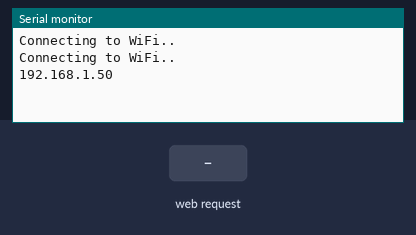
Simulated run of this sketch. Board: ESP32. Parts: the last lines printed to the serial monitor. Inputs (shaded band) come from the test bench. WiFi joins after 1.5 s; servers stay silent unless stated.

Above: at 3.2 s.
3.3 s: HTTP request GET /html?ssid=1&password=1 received
At 4.4 s:
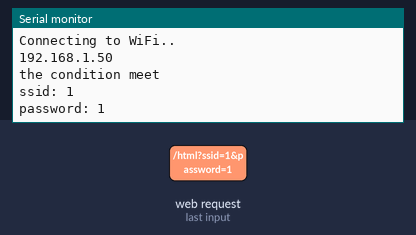
4.8 s: HTTP request GET /html?ssid=120&password=120 received
At 5.6 s:
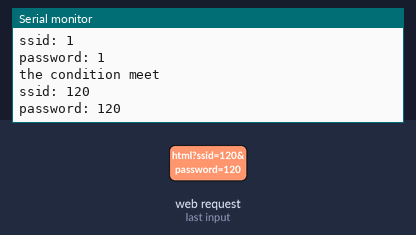

Measured:
- after the input at 3.3 s, the serial monitor: prints a new line at once (image 1)
- after the input at 4.8 s, the serial monitor: prints a new line at once (image 2)

The sketch:

ESP32HTTPserver.ino
```cpp
#include <WiFi.h>
#include <FS.h>
#include <AsyncTCP.h>
#include <ESPAsyncWebServer.h>

const char* ssid = "Samuel";
const char* password =  "Samuel@1986";

AsyncWebServer server(80);

const char HTML[] PROGMEM = R"rawliteral(
<!DOCTYPE HTML><html><head>
  <title>ESP Input Form</title>
  <meta name="viewport" content="width=device-width, initial-scale=1">
  </head><body>
  <h1>wifi setup<h1/>
  <form action="/get">
    ssid: <input type="text" name="ssid">
    password: <input type="text" name="password">
    <input type="submit" value="Submit">
  </form>
</body></html>)rawliteral";

void setup(){
  Serial.begin(115200);

  WiFi.begin(ssid, password);

  while (WiFi.status() != WL_CONNECTED) {
    delay(1000);
    Serial.println("Connecting to WiFi..");
  }

  Serial.println(WiFi.localIP());

  server.on("/html", HTTP_GET, [](AsyncWebServerRequest *request){
    String ssid_char;
    String password_char;

    if(request->hasParam("ssid") && request->hasParam("password"))
    {
          ssid_char = request->getParam("ssid")->value();
          password_char = request->getParam("password")->value();
          Serial.println("the condition meet");
          Serial.print("ssid: ");
          Serial.println(ssid_char);
          Serial.print("password: ");
          Serial.println(password_char);
    }

    //Serial.println();
    //Serial.println(request->getParam(ssid)->value());
    request->send(200, "text/html", HTML);
  });

  //server.on("/htmllalala", HTTP_GET, [](AsyncWebServerRequest *request){
    //Serial.println("this is the test page");
    //Serial.println();
    //Serial.println(request->getParam(ssid)->value());
    //request->send(200, "text/html", HTML);
  //});

  server.begin();
}

void loop(){
}
```
